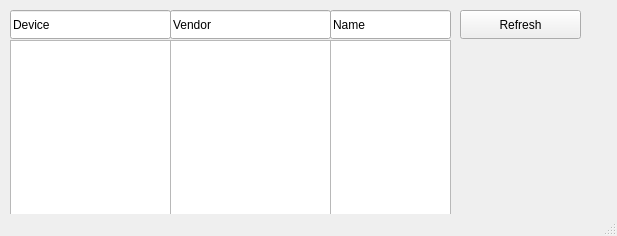
<?xml version="1.0" encoding="UTF-8"?>
<ui version="4.0">
 <class>MainWindow</class>
 <widget class="QMainWindow" name="MainWindow">
  <property name="geometry">
   <rect>
    <x>0</x>
    <y>0</y>
    <width>617</width>
    <height>236</height>
   </rect>
  </property>
  <property name="windowTitle">
   <string>PCI status</string>
  </property>
  <widget class="QWidget" name="centralwidget">
   <widget class="QListWidget" name="nameField">
    <property name="geometry">
     <rect>
      <x>330</x>
      <y>40</y>
      <width>121</width>
      <height>201</height>
     </rect>
    </property>
   </widget>
   <widget class="QLineEdit" name="package_2">
    <property name="geometry">
     <rect>
      <x>10</x>
      <y>10</y>
      <width>161</width>
      <height>29</height>
     </rect>
    </property>
    <property name="text">
     <string>Device</string>
    </property>
   </widget>
   <widget class="QPushButton" name="refreshButton">
    <property name="geometry">
     <rect>
      <x>460</x>
      <y>10</y>
      <width>121</width>
      <height>29</height>
     </rect>
    </property>
    <property name="text">
     <string>Refresh</string>
    </property>
   </widget>
   <widget class="QLineEdit" name="version">
    <property name="geometry">
     <rect>
      <x>170</x>
      <y>10</y>
      <width>161</width>
      <height>29</height>
     </rect>
    </property>
    <property name="text">
     <string>Vendor</string>
    </property>
   </widget>
   <widget class="QListWidget" name="vendorField">
    <property name="geometry">
     <rect>
      <x>170</x>
      <y>40</y>
      <width>161</width>
      <height>201</height>
     </rect>
    </property>
   </widget>
   <widget class="QLineEdit" name="version_2">
    <property name="geometry">
     <rect>
      <x>330</x>
      <y>10</y>
      <width>121</width>
      <height>29</height>
     </rect>
    </property>
    <property name="text">
     <string>Name</string>
    </property>
   </widget>
   <widget class="QListWidget" name="deviceField">
    <property name="geometry">
     <rect>
      <x>10</x>
      <y>40</y>
      <width>161</width>
      <height>201</height>
     </rect>
    </property>
   </widget>
  </widget>
  <widget class="QStatusBar" name="statusbar"/>
 </widget>
 <resources/>
 <connections/>
</ui>
